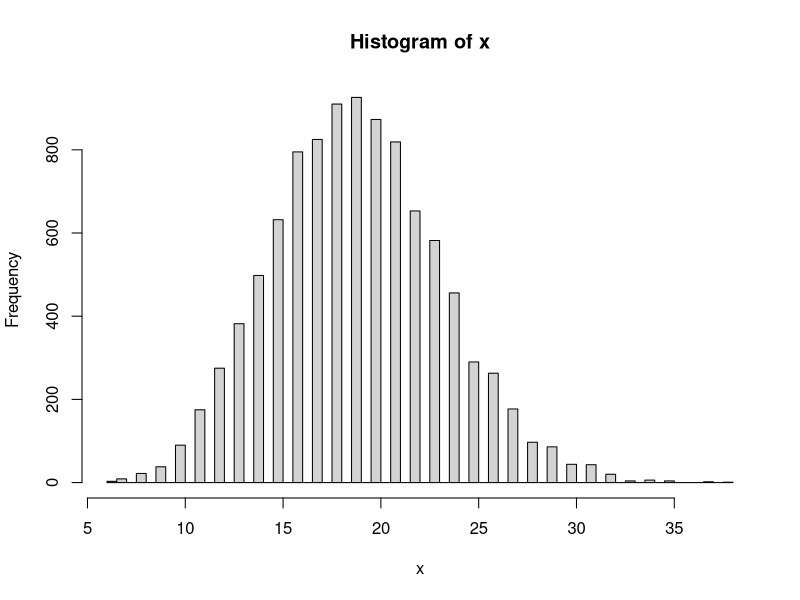

This figure's R source:
x=rpois(10000, 19)
hist(x,100)
message("probability x>22 ", sum(x>22)/length(x))
#same as:
ppois(22, 19, F)

# one in 50 youngest
qpois(.02,19)
#should be almost equal to:
y=sort(x)
y[200]
